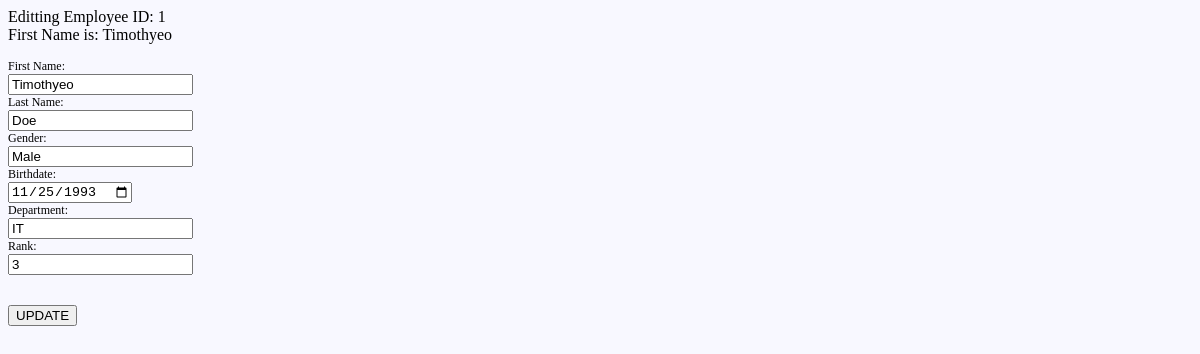
Page /Fulwiz/outputs/Seguisabal/philsite/edit.php?key=1&fname=Timothyeo on the committed database.
### tables this page shows
CREATE TABLE `tblemployee` (
  `ID` int(11) NOT NULL,
  `Efname` varchar(255) NOT NULL,
  `Elname` varchar(255) NOT NULL,
  `Egender` varchar(6) NOT NULL,
  `Ebirthdate` date NOT NULL,
  `Edept` varchar(255) NOT NULL,
  `rank` varchar(255) NOT NULL,
  `status` varchar(100) NOT NULL
);

### Fulwiz/outputs/Seguisabal/philsite/edit.php (the view, shortened to what this page needs)
<?php
    include_once ("config.php");
    $eid = $_GET['key'];
    $fname = $_GET['fname'];
    echo "Editting Employee ID: " . $eid . "<br/>" . "First Name is: " .  $fname;
    $sql = "SELECT * FROM tblemployee WHERE id = :x";
    $query = $conn->prepare($sql);
    $query->execute(array(':x' => $eid));
    while($row=$query->fetch(PDO::FETCH_ASSOC))
    {
        $firstName = $row['Efname'];
        $lastName = $row['Elname'];
        $gender = $row['Egender'];
        $bday = $row['Ebirthdate'];
        $dept = $row['Edept'];
        $rank = $row['rank'];
    }
?>
<!DOCTYPE html>
<html lang="en">
<head>
    <link rel="stylesheet" href="style.css">
</head>
<body>
    <form action="update.php" method="POST">
        <br/>
        <label for="">First Name:</label> <br/>
        <input type="text" name="firstname" value="<?php echo $firstName; ?>"> <br/>
        <label for="">Last Name:</label> <br/>
        <input type="text" name="lastname" value="<?php echo $lastName; ?>"> <br/>
        <label for="">Gender:</label> <br/>
        <input type="text" name="gender" value="<?php echo $gender; ?>"> <br/>
        <label for="">Birthdate:</label> <br/>
        <input type="date" name="bdate" value="<?php echo $bday; ?>"> <br/>
        <label for="">Department:</label> <br/>
        <input type="text" name="dept" value="<?php echo $dept; ?>"> <br/>
        <label for="">Rank:</label> <br/>
        <input type="text" name="rank" value="<?php echo $rank; ?>"> <br/><br/>
        <input type="hidden" name="id" value="<?php echo $eid; ?>"> <br/>
        <input type="submit" name="update" value="UPDATE"/> <br/>
    </form>
</body>
</html>

### rows in the picture
tblemployee: firstname "Timothyeo", lastname "Doe", gender "Male", bdate "11/25/1993", dept "IT", rank "3"

### other values in the picture
$eid "1"
$fname "Timothyeo"
